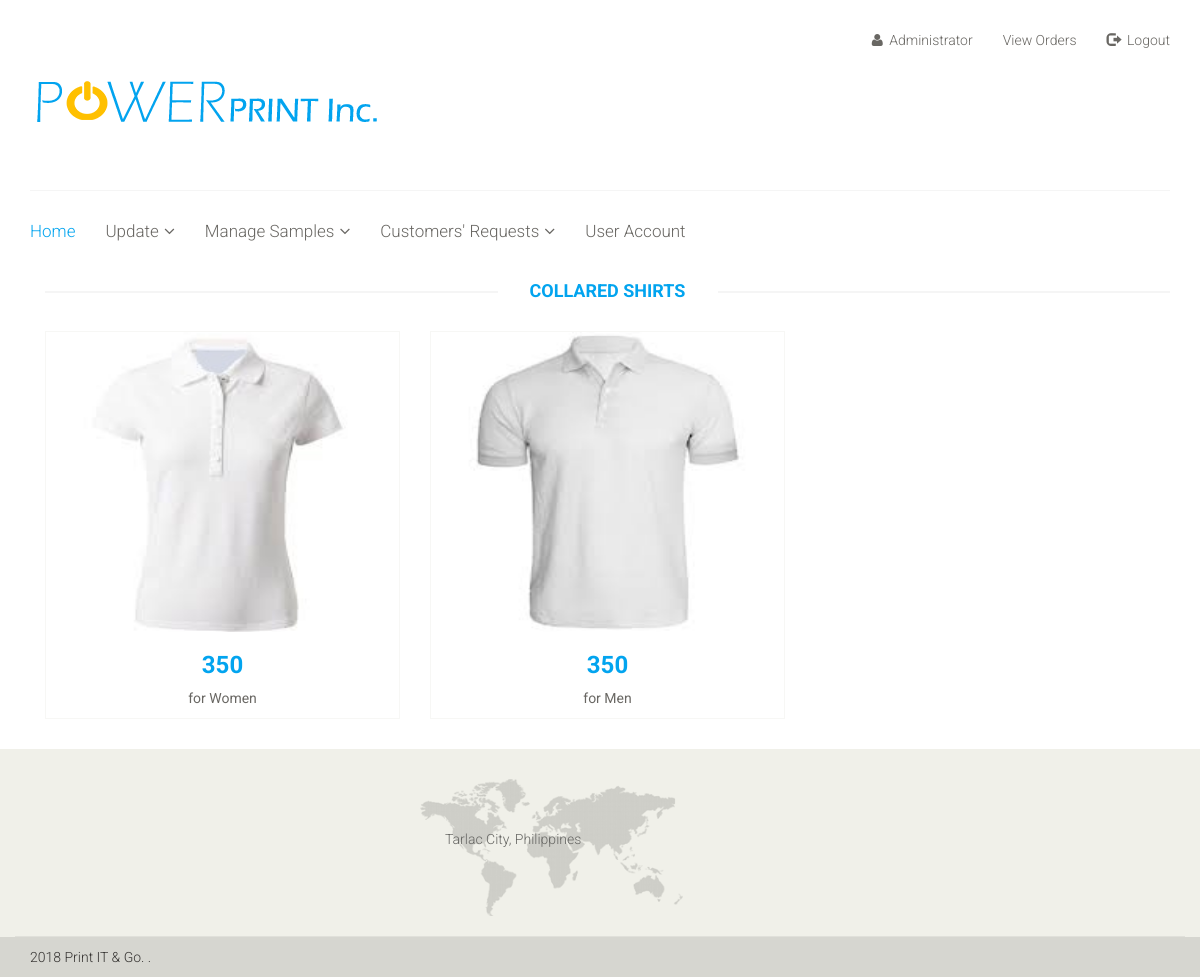
Screenshot of /index.php/admin/collared with the database file from the repository.
### tables this page shows
CREATE TABLE `product_tbl` (
  `product_id` int(10) NOT NULL,
  `product_code` varchar(20) NOT NULL,
  `product_img` varchar(250) NOT NULL,
  `product_name` varchar(250) NOT NULL,
  `product_price` int(250) NOT NULL,
  `product_category` varchar(250) NOT NULL,
  `product_information` varchar(1000) NOT NULL
);

### application/controllers/Admin.php (called while the page is built, shortened)
<?php if ( ! defined('BASEPATH')) exit('No direct script access allowed');
class Admin extends CI_Controller{
	public function __construct(){
		$this->load->model('home_model');
	}
	public function collared(){
		$this->load->model('home_model');
		$data['view']= $this->home_model->get_product_collaredshirt();
		$this->load->view("adminhome_head.php");
		$this->load->view("collared.php",$data);
		$this->load->view("home_foot.php");
	}
}
?>

### index.php (called while the page is built, shortened)
<?php
require_once BASEPATH.'core/CodeIgniter.php';

### application/models/Home_model.php (called while the page is built, shortened)
<?php if ( ! defined('BASEPATH')) exit('No direct script access allowed');
class Home_model extends CI_Model {
	function get_product_collaredshirt(){
		$this->db->select('*');
		$this->db->from('product_tbl');
		$this->db->where('product_category','Collared Shirt');
		$query = $this->db->get();
		return $query->result_array();
	}
}
 ?>

### application/views/collared.php (the view, shortened to what this page needs)
<body>
	<section>
		<div class="container">
			<div class="row">
				<div class="col-sm-12 padding-right">
					<div class="features_items">
						<h2 class="title text-center">Collared Shirts</h2>
						<?php
							foreach($view as $view){
								$name= $view['product_name'];
								$img= $view['product_img'];
								$price= $view['product_price'];?>
						<div class="col-sm-4">
							<div class="product-image-wrapper">
								<div class="single-products">
									<div class="productinfo text-center">
										<?php
										if($img!=''){
										?>
										<img src="<?php echo base_url() ?>uploads/<?php echo $img;?>" alt="" width="300" height="300"/>
										<?php
										}else{
										?>
										<img src="<?php echo base_url() ?>uploads/logo.png" alt="" width="300" height="300"/>
										<?php
										}
										?>
										<h2><?php echo $price;?></h2>
										<p><?php echo $name;?></p>
									</div>
									<div class="product-overlay">
										<div class="overlay-content">
										</div>
									</div>
								</div>
							</div>
						</div>
						<?php
							}
						?>
					</div>
				</div>
			</div>
		</div>
	</section>
</body>

### css/main.css (style rules this page uses)
body { font-family: 'Roboto', sans-serif; background:; position: relative; font-weight:400px; }
h1, h2, h3, h4, h5, h6 { font-family: 'Roboto', sans-serif; }
.left-sidebar h2:after, h2.title:after { content: " "; position: absolute; border: 1px solid #f5f5f5; bottom:8px; left: 0; width: 100%; height: 0; z-index: -2; }
h2.title:before { content: " "; position: absolute; background: #fff; bottom: -6px; width: 220px; height: 30px; z-index: -1; left: 50%; margin-left: -110px; }
.padding-right { padding-right: 0; }
.features_items { overflow:hidden; }
h2.title { color: #02a4ef; font-family: 'Roboto', sans-serif; font-size: 18px; font-weight: 700; margin: 0 15px; text-transform: uppercase; margin-bottom: 30px; position: relative; }
.product-image-wrapper { border:1px solid #F7F7F5; overflow: hidden; margin-bottom:30px; }
.single-products { position: relative; }
.productinfo h2 { color: #02a4ef; font-family: 'Roboto', sans-serif; font-size: 24px; font-weight: 700; }
.productinfo p { font-family: 'Roboto', sans-serif; font-size: 14px; font-weight: 400; color: #696763; }
.productinfo img { width: 100%; }
.productinfo { position:relative; }
.product-overlay { background:#6c5ebd; top: 0; display: none; height: 0; position: absolute; transition: height 500ms ease 0s; width: 100%; display: block; opacity:; }
.product-overlay .overlay-content { bottom: 0; position: absolute; bottom: 0; text-align: center; width: 100%; }

### rows the page displays
product_tbl: product_img (picture), product_price "350", product_name "for Women"
product_tbl: product_img (picture), product_price "350", product_name "for Men"
